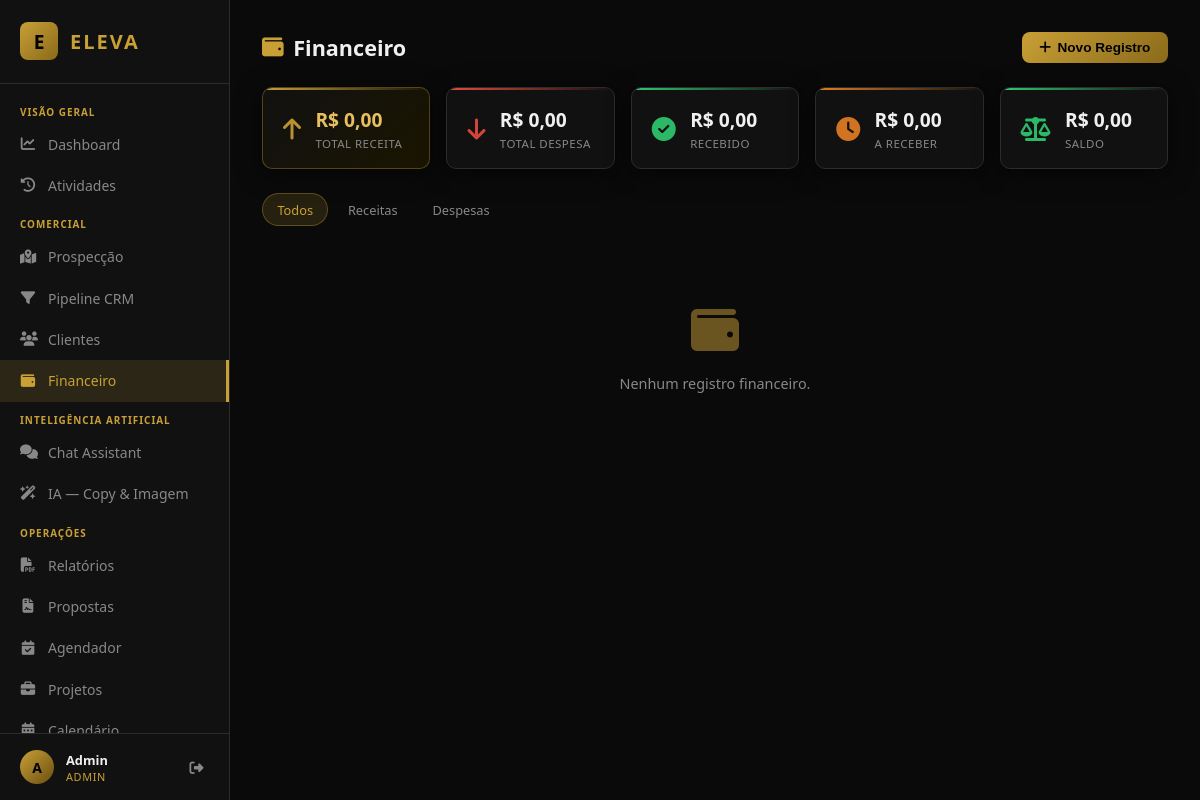
Screenshot of /financeiro (signed in) with the database file from the repository.
### tables this page shows
CREATE TABLE users (
            id INTEGER PRIMARY KEY AUTOINCREMENT,
            name TEXT NOT NULL,
            email TEXT UNIQUE NOT NULL,
            password_hash TEXT NOT NULL,
            role TEXT DEFAULT 'ceo',
            created_at TEXT DEFAULT (datetime('now','localtime'))
        );

### main.py (the view)
@app.get("/financeiro", response_class=HTMLResponse)
def financeiro_page(request: Request, type_filter: str = ""):
    user = require_user(request)
    conn = get_db()
    if type_filter:
        rows = conn.execute("SELECT f.*, u.name as creator FROM financial f LEFT JOIN users u ON f.created_by=u.id WHERE f.type=? ORDER BY f.due_date DESC", (type_filter,)).fetchall()
    else:
        rows = conn.execute("SELECT f.*, u.name as creator FROM financial f LEFT JOIN users u ON f.created_by=u.id ORDER BY f.due_date DESC").fetchall()
    total_receita = conn.execute("SELECT COALESCE(SUM(value),0) FROM financial WHERE type='receita'").fetchone()[0]
    total_despesa = conn.execute("SELECT COALESCE(SUM(value),0) FROM financial WHERE type='despesa'").fetchone()[0]
    total_pago    = conn.execute("SELECT COALESCE(SUM(value),0) FROM financial WHERE status='pago' AND type='receita'").fetchone()[0]
    total_pendente= conn.execute("SELECT COALESCE(SUM(value),0) FROM financial WHERE status='pendente' AND type='receita'").fetchone()[0]
    clients = conn.execute("SELECT id, name FROM clients WHERE status='ativo' ORDER BY name").fetchall()
    conn.close()
    return templates.TemplateResponse("financeiro.html", {
        "request": request, "user": dict(user),
        "records": [dict(r) for r in rows], "type_filter": type_filter,
        "total_receita": total_receita, "total_despesa": total_despesa,
        "total_pago": total_pago, "total_pendente": total_pendente,
        "saldo": total_receita - total_despesa,
        "clients": [dict(c) for c in clients],
    })

### templates/financeiro.html (shortened to what this page needs)
{% extends "base.html" %}
{% block content %}
<div class="page-header">
  <h2><i class="fa fa-wallet"></i> Financeiro</h2>
  <button class="btn btn-primary" onclick="openModal('modal-novo-fin')"><i class="fa fa-plus"></i> Novo Registro</button>
</div>
<div class="kpi-grid small">
  <div class="kpi-card gold">
    <div class="kpi-icon"><i class="fa fa-arrow-up"></i></div>
    <div class="kpi-body"><span class="kpi-value">R$ {{ "%.2f"|format(total_receita)|replace(".",",") }}</span><span class="kpi-label">Total Receita</span></div>
  </div>
  <div class="kpi-card red">
    <div class="kpi-icon"><i class="fa fa-arrow-down"></i></div>
    <div class="kpi-body"><span class="kpi-value">R$ {{ "%.2f"|format(total_despesa)|replace(".",",") }}</span><span class="kpi-label">Total Despesa</span></div>
  </div>
  <div class="kpi-card green">
    <div class="kpi-icon"><i class="fa fa-check-circle"></i></div>
    <div class="kpi-body"><span class="kpi-value">R$ {{ "%.2f"|format(total_pago)|replace(".",",") }}</span><span class="kpi-label">Recebido</span></div>
  </div>
  <div class="kpi-card orange">
    <div class="kpi-icon"><i class="fa fa-clock"></i></div>
    <div class="kpi-body"><span class="kpi-value">R$ {{ "%.2f"|format(total_pendente)|replace(".",",") }}</span><span class="kpi-label">A Receber</span></div>
  </div>
  <div class="kpi-card {% if saldo >= 0 %}green{% else %}red{% endif %}">
    <div class="kpi-icon"><i class="fa fa-scale-balanced"></i></div>
    <div class="kpi-body"><span class="kpi-value">R$ {{ "%.2f"|format(saldo)|replace(".",",") }}</span><span class="kpi-label">Saldo</span></div>
  </div>
</div>
<div class="toolbar">
  <div class="filter-tabs">
    <a href="/financeiro" class="tab {% if not type_filter %}active{% endif %}">Todos</a>
    <a href="/financeiro?type_filter=receita" class="tab {% if type_filter=='receita' %}active{% endif %}">Receitas</a>
    <a href="/financeiro?type_filter=despesa" class="tab {% if type_filter=='despesa' %}active{% endif %}">Despesas</a>
  </div>
</div>
{% if records %}
<div class="table-wrapper"><div class="table-scroll">
  <table class="table">
    <thead><tr><th>Descrição</th><th>Cliente</th><th>Tipo</th><th>Valor</th><th>Vencimento</th><th>Pagamento</th><th>Status</th><th>CEO</th><th>Ações</th></tr></thead>
    <tbody>
    {% for r in records %}
    <tr>
      <td><strong>{{ r.description }}</strong></td>
      <td>{{ r.client_name or '—' }}</td>
      <td><span class="tag {% if r.type=='receita' %}tag-receita{% else %}tag-despesa{% endif %}">{{ r.type }}</span></td>
      <td class="money {% if r.type=='despesa' %}money-red{% endif %}">{% if r.type=='despesa' %}-{% endif %}R$ {{ "%.2f"|format(r.value)|replace(".",",") }}</td>
      <td>{{ r.due_date or '—' }}</td>
      <td>{{ r.paid_date or '—' }}</td>
      <td>
        <form method="post" action="/financeiro/{{ r.id }}/status" style="display:inline">
          <select name="status" onchange="this.form.submit()" class="select-inline badge-select">
            <option value="pendente" {% if r.status=='pendente' %}selected{% endif %}>Pendente</option>
            <option value="pago" {% if r.status=='pago' %}selected{% endif %}>Pago</option>
            <option value="atrasado" {% if r.status=='atrasado' %}selected{% endif %}>Atrasado</option>
          </select>
        </form>
      </td>
      <td><span class="creator-badge">{{ r.creator or '—' }}</span></td>
      <td>
        <form method="post" action="/financeiro/{{ r.id }}/deletar" style="display:inline" onsubmit="return confirm('Remover?')">
          <button class="btn btn-sm btn-danger"><i class="fa fa-trash"></i></button>
        </form>
      </td>
    </tr>
    {% endfor %}
    </tbody>
  </table>
</div></div>
{% else %}
<div class="empty-state large"><i class="fa fa-wallet"></i><p>Nenhum registro financeiro.</p></div>
{% endif %}
{% endblock %}

### templates/base.html (shortened to what this page needs)
<!DOCTYPE html>
<html lang="pt-BR">
<head>
  <link rel="stylesheet" href="/static/css/style.css"/>
  <link rel="stylesheet" href="https://cdnjs.cloudflare.com/ajax/libs/font-awesome/6.5.0/css/all.min.css"/>
</head>
<body>
  <nav class="sidebar" id="sidebar">
    <div class="sidebar-brand">
      <span class="brand-icon">E</span>
      <span class="brand-name">ELEVA</span>
    </div>
    <ul class="sidebar-nav">
      <li class="nav-section">VISÃO GERAL</li>
      <li><a href="/" class="{% if request.url.path == '/' %}active{% endif %}" onclick="closeSidebar()">
        <i class="fa fa-chart-line"></i><span>Dashboard</span>
      </a></li>
      <li><a href="/atividades" class="{% if '/atividades' in request.url.path %}active{% endif %}" onclick="closeSidebar()">
        <i class="fa fa-clock-rotate-left"></i><span>Atividades</span>
      </a></li>
      <li class="nav-section">COMERCIAL</li>
      <li><a href="/prospeccao" class="{% if '/prospeccao' in request.url.path %}active{% endif %}" onclick="closeSidebar()">
        <i class="fa fa-map-location-dot"></i><span>Prospecção</span>
      </a></li>
      <li><a href="/pipeline" class="{% if '/pipeline' in request.url.path %}active{% endif %}" onclick="closeSidebar()">
        <i class="fa fa-filter"></i><span>Pipeline CRM</span>
      </a></li>
      <li><a href="/clientes" class="{% if '/clientes' in request.url.path %}active{% endif %}" onclick="closeSidebar()">
        <i class="fa fa-users"></i><span>Clientes</span>
      </a></li>
      <li><a href="/financeiro" class="{% if '/financeiro' in request.url.path %}active{% endif %}" onclick="closeSidebar()">
        <i class="fa fa-wallet"></i><span>Financeiro</span>
      </a></li>
      <li class="nav-section">INTELIGÊNCIA ARTIFICIAL</li>
      <li><a href="/chat" class="{% if '/chat' in request.url.path %}active{% endif %}" onclick="closeSidebar()">
        <i class="fa fa-comments"></i><span>Chat Assistant</span>
      </a></li>
      <li><a href="/ia" class="{% if '/ia' in request.url.path %}active{% endif %}" onclick="closeSidebar()">
        <i class="fa fa-wand-magic-sparkles"></i><span>IA — Copy & Imagem</span>
      </a></li>
      <li class="nav-section">OPERAÇÕES</li>
      <li><a href="/relatorios" class="{% if '/relatorios' in request.url.path %}active{% endif %}" onclick="closeSidebar()">
        <i class="fa fa-file-pdf"></i><span>Relatórios</span>
      </a></li>
      <li><a href="/propostas" class="{% if '/propostas' in request.url.path %}active{% endif %}" onclick="closeSidebar()">
        <i class="fa fa-file-contract"></i><span>Propostas</span>
      </a></li>
      <li><a href="/agendador" class="{% if '/agendador' in request.url.path %}active{% endif %}" onclick="closeSidebar()">
        <i class="fa fa-calendar-check"></i><span>Agendador</span>
      </a></li>
      <li><a href="/projetos" class="{% if '/projetos' in request.url.path %}active{% endif %}" onclick="closeSidebar()">
        <i class="fa fa-briefcase"></i><span>Projetos</span>
      </a></li>
      <li><a href="/calendario" class="{% if '/calendario' in request.url.path %}active{% endif %}" onclick="closeSidebar()">
        <i class="fa fa-calendar-days"></i><span>Calendário</span>
      </a></li>
    </ul>
    <div class="sidebar-user">
      <div class="user-avatar">{{ user.name[0]|upper }}</div>
      <div class="user-info">
        <span class="user-name">{{ user.name }}</span>
        <span class="user-role">{{ user.role }}</span>
      </div>
      <a href="/logout" class="logout-btn" title="Sair"><i class="fa fa-sign-out-alt"></i></a>
    </div>
  </nav>
  <main class="main-content">
    <div class="page-container">
      {% block content %}{% endblock %}
    </div>
  </main>
</body>
</html>

### rows the page displays
users: name "A", name "Admin", role "ADMIN"

### other values shown
{{ "%.2f"|format(total_receita)|replace(".",",") }} "0,00"
{{ "%.2f"|format(total_despesa)|replace(".",",") }} "0,00"
{{ "%.2f"|format(total_pago)|replace(".",",") }} "0,00"
{{ "%.2f"|format(total_pendente)|replace(".",",") }} "0,00"
{{ "%.2f"|format(saldo)|replace(".",",") }} "0,00"
